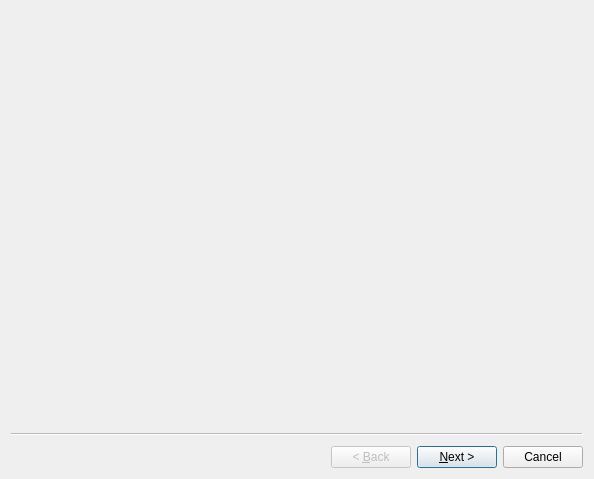
<?xml version="1.0" encoding="UTF-8"?>
<ui version="4.0">
 <class>PlatformWizard</class>
 <widget class="QWizard" name="PlatformWizard">
  <property name="geometry">
   <rect>
    <x>0</x>
    <y>0</y>
    <width>594</width>
    <height>479</height>
   </rect>
  </property>
  <property name="windowTitle">
   <string>Wizard</string>
  </property>
  <widget class="QWizardPage" name="wizardPage1"/>
  <widget class="QWizardPage" name="wizardPage2"/>
 </widget>
 <resources/>
 <connections/>
</ui>
